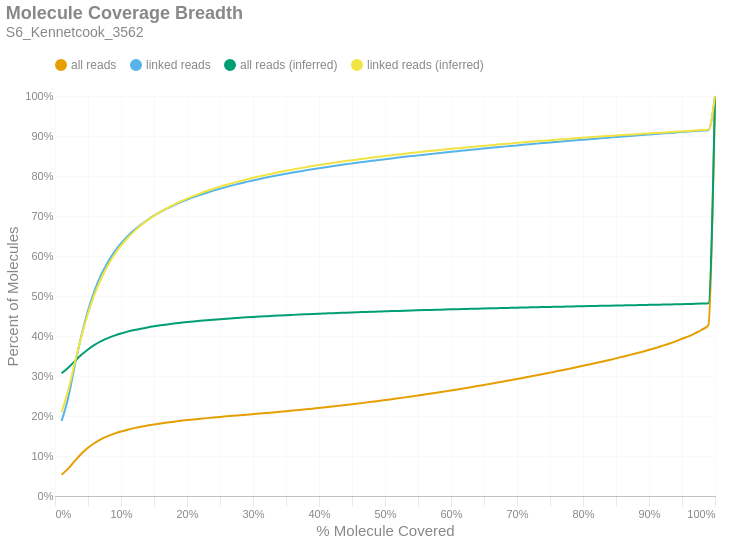

The cell this chart's notebook holds for it:
### Markdown cell above
### Molecule Read Coverage
This chart shows molecule coverage breadth as computed by the number of bases aligned to that molecule. In other words, "*how much of each unique long molecule is actually sequenced/aligned?*" Keep in mind there is a distinction between sequences and alignments, since some sequences belonging to a particular molecule may not align well and wouldn't appear in the alignment data. This chart also shows molecule coverage breadth as computed by the *inferred fragment* from which the aligned sequences originate. Unlike read coverage, this calculation takes into account the total insert size, including unsequenced gaps between the forward and reverse reads. Like the previous figures, these are cumulative percents.

### Code cell
if SKIPLR:
    print_html(f"Skipped")
else:
    binned_df = consolidated_hist(valids['coverage_bp'], mask, 0.01, True)
    binned_df_inf = consolidated_hist(valids['coverage_inserts'], mask, 0.01, True)
    binned_df = binned_df.with_columns(pl.lit(binned_df_inf['all reads (cumsum)']).alias('all reads (inferred)'))
    binned_df = binned_df.with_columns(pl.lit(binned_df_inf['linked reads (cumsum)']).alias('linked reads (inferred)'))
    binned_df = binned_df.with_columns(
        (pl.col('bin').cast(pl.Float64) + 0.01).alias('right_edge')
    )

    with SafeRender(binned_df):
        (
            density_plot(binned_df, 'Molecule Coverage Breadth', samplename, 'molcov', ['all reads (inferred)','linked reads (inferred)'])
            .encode(
                #x=alt.X('bin:Q', title="% Molecule Covered").axis(format = '%').scale(padding=0),
                x=alt.X('right_edge:Q', title="% Molecule Covered").axis(format='%').scale(padding=0),
                y=alt.Y('value:Q', title='Percent of Molecules')
                    .axis(format='%')
                    .stack(False)
                    .scale(domainMin=0, padding=0),
                color=alt.Color("key:N").scale(domain = ["all reads", "linked reads", "all reads (inferred)", "linked reads (inferred)"]),
                tooltip = [
                    alt.Tooltip("key:N", title = "Data Type"),
                    alt.Tooltip("range_label:N", title="% Molecule Covered"),
                    alt.Tooltip("value:Q", format = ".2%", title="% Molecules")
                ]
            )
        ).display()

### Figure 1 — Vega-Lite specification as saved in the notebook (floating-point values rounded to 4 significant figures)
{"width": "container", "height": 400, "config": {"title": {"anchor": "start", "dy": -15, "fontSize": 18, "color": "#888888", "subtitleColor": "#888888", "subtitleFontSize": 14}, "arc": {"fill": "#0072B2"}, "axis": {"domainColor": "#888888", "domainWidth": 0.5, "gridWidth": 0.2, "grid": false, "titleFontWeight": 400, "titleFontSize": 15, "labelFontSize": 11, "labelColor": "#888888", "tickColor": "#888888", "tickWidth": 0.2, "titleColor": "#888888"}, "axisBand": {"grid": false}, "axisX": {"grid": true, "tickSize": 10, "domainCap": "round"}, "axisY": {"domain": false, "grid": true, "tickSize": 0, "domainCap": "round"}, "background": "transparent", "header": {"labelFontSize": 15, "labelColor": "#888888", "titleFontSize": 15, "titleFontWeight": 600, "titleColor": "#888888"}, "legend": {"labelFont": "sans-serif", "labelFontSize": 12, "labelColor": "#888888", "symbolSize": 100, "symbolType": "circle", "titleFontSize": 12, "titlePadding": 10, "titleColor": "#888888", "title": null, "orient": "top"}, "range": {"category": ["#E69F00", "#56B4E9", "#009E73", "#F0E442", "#0072B2", "#D55E00", "#CC79A7", "#000000"], "diverging": ["#cfe8f3", "#a2d4ec", "#73bfe2", "#46abdb", "#1696d2", "#12719e"]}, "area": {"fill": "#0072B2", "fillOpacity": 0.7, "line": true, "strokeOpacity": 0.7}, "line": {"color": "#0072B2", "stroke": "#0072B2", "strokeWidth": 2}, "trail": {"color": "#0072B2", "stroke": "#0072B2", "strokeWidth": 0, "size": 1}, "point": {"filled": true, "fillOpacity": 1.0, "size": 95}, "text": {"color": "#888888", "fontSize": 11, "align": "right", "fontWeight": 400, "size": 11}, "bar": {"fill": "#0072B2", "stroke": null}, "view": {"stroke": null, "continuousWidth": 660, "continuousHeight": 400}}, "data": {"name": "data-551ccfc2f5e4874ec11ee371201b767d"}, "mark": {"type": "line", "interpolate": "monotone", "point": {"opacity": 0, "size": 275}}, "encoding": {"color": {"field": "key", "scale": {"domain": ["all reads", "linked reads", "all reads (inferred)", "linked reads (inferred)"]}, "type": "nominal"}, "tooltip": [{"field": "key", "title": "Data Type", "type": "nominal"}, {"field": "range_label", "title": "% Molecule Covered", "type": "nominal"}, {"field": "value", "format": ".2%", "title": "% Molecules", "type": "quantitative"}], "x": {"axis": {"format": "%"}, "field": "right_edge", "scale": {"padding": 0}, "title": "% Molecule Covered", "type": "quantitative"}, "y": {"axis": {"format": "%"}, "field": "value", "scale": {"domainMin": 0, "padding": 0}, "stack": false, "title": "Percent of Molecules", "type": "quantitative"}}, "params": [{"name": "param_c36ac31b6afebe62", "select": {"type": "point", "fields": ["key"]}, "bind": "legend"}], "title": {"text": "Molecule Coverage Breadth", "subtitle": "S6_Kennetcook_3562"}, "transform": [{"fold": ["all reads (cumsum)", "linked reads (cumsum)", "all reads (inferred)", "linked reads (inferred)"]}, {"calculate": "replace(datum.key, ' (cumsum)', '')", "as": "key"}, {"filter": {"param": "param_c36ac31b6afebe62"}}], "usermeta": {"embedOptions": {"downloadFileName": "S6_Kennetcook_3562.molcov"}}, "$schema": "https://vega.github.io/schema/vega-lite/v6.1.0.json", "datasets": {"data-551ccfc2f5e4874ec11ee371201b767d": [{"bin": "0.0", "interval": "0.0-0.01", "all reads": 0.05337, "linked reads": 0.1874, "all reads (cumsum)": 0.05337, "linked reads (cumsum)": 0.1874, "range_label": "0.0-0.01", "all reads (inferred)": 0.3068, "linked reads (inferred)": 0.2095, "right_edge": 0.01}, {"bin": "0.01", "interval": "0.01-0.02", "all reads": 0.01494, "linked reads": 0.05834, "all reads (cumsum)": 0.06831, "linked reads (cumsum)": 0.2458, "range_label": "0.01-0.02", "all reads (inferred)": 0.3208, "linked reads (inferred)": 0.2642, "right_edge": 0.02}, {"bin": "0.02", "interval": "0.02-0.03", "all reads": 0.01929, "linked reads": 0.07966, "all reads (cumsum)": 0.08761, "linked reads (cumsum)": 0.3254, "range_label": "0.02-0.03", "all reads (inferred)": 0.3372, "linked reads (inferred)": 0.3324, "right_edge": 0.03}, {"bin": "0.03", "interval": "0.03-0.04", "all reads": 0.01808, "linked reads": 0.07567, "all reads (cumsum)": 0.1057, "linked reads (cumsum)": 0.4011, "range_label": "0.03-0.04", "all reads (inferred)": 0.3529, "linked reads (inferred)": 0.3988, "right_edge": 0.04}, {"bin": "0.04", "interval": "0.04-0.05", "all reads": 0.01495, "linked reads": 0.06279, "all reads (cumsum)": 0.1206, "linked reads (cumsum)": 0.4639, "range_label": "0.04-0.05", "all reads (inferred)": 0.3664, "linked reads (inferred)": 0.4564, "right_edge": 0.05}, {"bin": "0.05", "interval": "0.05-0.06", "all reads": 0.01193, "linked reads": 0.04989, "all reads (cumsum)": 0.1326, "linked reads (cumsum)": 0.5138, "range_label": "0.05-0.06", "all reads (inferred)": 0.3777, "linked reads (inferred)": 0.5045, "right_edge": 0.06}, {"bin": "0.06", "interval": "0.06-0.07", "all reads": 0.009463, "linked reads": 0.03932, "all reads (cumsum)": 0.142, "linked reads (cumsum)": 0.5531, "range_label": "0.06-0.07", "all reads (inferred)": 0.3869, "linked reads (inferred)": 0.5438, "right_edge": 0.07}, {"bin": "0.07", "interval": "0.07-0.08", "all reads": 0.007625, "linked reads": 0.03143, "all reads (cumsum)": 0.1497, "linked reads (cumsum)": 0.5845, "range_label": "0.07-0.08", "all reads (inferred)": 0.3946, "linked reads (inferred)": 0.5762, "right_edge": 0.08}, {"bin": "0.08", "interval": "0.08-0.09", "all reads": 0.006299, "linked reads": 0.0257, "all reads (cumsum)": 0.156, "linked reads (cumsum)": 0.6102, "range_label": "0.08-0.09", "all reads (inferred)": 0.4009, "linked reads (inferred)": 0.6031, "right_edge": 0.09}, {"bin": "0.09", "interval": "0.09-0.1", "all reads": 0.005264, "linked reads": 0.02122, "all reads (cumsum)": 0.1612, "linked reads (cumsum)": 0.6314, "range_label": "0.09-0.1", "all reads (inferred)": 0.4063, "linked reads (inferred)": 0.6257, "right_edge": 0.1}, {"bin": "0.1", "interval": "0.1-0.11", "all reads": 0.004533, "linked reads": 0.01803, "all reads (cumsum)": 0.1657, "linked reads (cumsum)": 0.6495, "range_label": "0.1-0.11", "all reads (inferred)": 0.4109, "linked reads (inferred)": 0.6449, "right_edge": 0.11}, {"bin": "0.11", "interval": "0.11-0.12", "all reads": 0.003893, "linked reads": 0.01533, "all reads (cumsum)": 0.1696, "linked reads (cumsum)": 0.6648, "range_label": "0.11-0.12", "all reads (inferred)": 0.4149, "linked reads (inferred)": 0.6615, "right_edge": 0.12}, {"bin": "0.12", "interval": "0.12-0.13", "all reads": 0.003433, "linked reads": 0.01339, "all reads (cumsum)": 0.1731, "linked reads (cumsum)": 0.6782, "range_label": "0.12-0.13", "all reads (inferred)": 0.4184, "linked reads (inferred)": 0.6761, "right_edge": 0.13}, {"bin": "0.13", "interval": "0.13-0.14", "all reads": 0.00307, "linked reads": 0.01183, "all reads (cumsum)": 0.1761, "linked reads (cumsum)": 0.69, "range_label": "0.13-0.14", "all reads (inferred)": 0.4215, "linked reads (inferred)": 0.6889, "right_edge": 0.14}, {"bin": "0.14", "interval": "0.14-0.15", "all reads": 0.002779, "linked reads": 0.01066, "all reads (cumsum)": 0.1789, "linked reads (cumsum)": 0.7007, "range_label": "0.14-0.15", "all reads (inferred)": 0.4242, "linked reads (inferred)": 0.7003, "right_edge": 0.15}, {"bin": "0.15", "interval": "0.15-0.16", "all reads": 0.002513, "linked reads": 0.009442, "all reads (cumsum)": 0.1814, "linked reads (cumsum)": 0.7101, "range_label": "0.15-0.16", "all reads (inferred)": 0.4267, "linked reads (inferred)": 0.7107, "right_edge": 0.16}, {"bin": "0.16", "interval": "0.16-0.17", "all reads": 0.002317, "linked reads": 0.00871, "all reads (cumsum)": 0.1838, "linked reads (cumsum)": 0.7188, "range_label": "0.16-0.17", "all reads (inferred)": 0.429, "linked reads (inferred)": 0.72, "right_edge": 0.17}, {"bin": "0.17", "interval": "0.17-0.18", "all reads": 0.002122, "linked reads": 0.007886, "all reads (cumsum)": 0.1859, "linked reads (cumsum)": 0.7267, "range_label": "0.17-0.18", "all reads (inferred)": 0.431, "linked reads (inferred)": 0.7285, "right_edge": 0.18}, {"bin": "0.18", "interval": "0.18-0.19", "all reads": 0.002013, "linked reads": 0.007409, "all reads (cumsum)": 0.1879, "linked reads (cumsum)": 0.7341, "range_label": "0.18-0.19", "all reads (inferred)": 0.433, "linked reads (inferred)": 0.7363, "right_edge": 0.19}, {"bin": "0.19", "interval": "0.19-0.2", "all reads": 0.001857, "linked reads": 0.006728, "all reads (cumsum)": 0.1897, "linked reads (cumsum)": 0.7409, "range_label": "0.19-0.2", "all reads (inferred)": 0.4347, "linked reads (inferred)": 0.7436, "right_edge": 0.2}, {"bin": "0.2", "interval": "0.2-0.21", "all reads": 0.00174, "linked reads": 0.00623, "all reads (cumsum)": 0.1915, "linked reads (cumsum)": 0.7471, "range_label": "0.2-0.21", "all reads (inferred)": 0.4364, "linked reads (inferred)": 0.7503, "right_edge": 0.21}, {"bin": "0.21", "interval": "0.21-0.22", "all reads": 0.001646, "linked reads": 0.005764, "all reads (cumsum)": 0.1931, "linked reads (cumsum)": 0.7528, "range_label": "0.21-0.22", "all reads (inferred)": 0.438, "linked reads (inferred)": 0.7567, "right_edge": 0.22}, {"bin": "0.22", "interval": "0.22-0.23", "all reads": 0.001568, "linked reads": 0.005381, "all reads (cumsum)": 0.1947, "linked reads (cumsum)": 0.7582, "range_label": "0.22-0.23", "all reads (inferred)": 0.4394, "linked reads (inferred)": 0.7626, "right_edge": 0.23}, {"bin": "0.23", "interval": "0.23-0.24", "all reads": 0.001528, "linked reads": 0.005146, "all reads (cumsum)": 0.1962, "linked reads (cumsum)": 0.7634, "range_label": "0.23-0.24", "all reads (inferred)": 0.4408, "linked reads (inferred)": 0.7682, "right_edge": 0.24}, {"bin": "0.24", "interval": "0.24-0.25", "all reads": 0.001472, "linked reads": 0.004862, "all reads (cumsum)": 0.1977, "linked reads (cumsum)": 0.7682, "range_label": "0.24-0.25", "all reads (inferred)": 0.4421, "linked reads (inferred)": 0.7734, "right_edge": 0.25}, {"bin": "0.25", "interval": "0.25-0.26", "all reads": 0.001416, "linked reads": 0.004589, "all reads (cumsum)": 0.1991, "linked reads (cumsum)": 0.7728, "range_label": "0.25-0.26", "all reads (inferred)": 0.4433, "linked reads (inferred)": 0.7782, "right_edge": 0.26}, {"bin": "0.26", "interval": "0.26-0.27", "all reads": 0.001389, "linked reads": 0.004379, "all reads (cumsum)": 0.2005, "linked reads (cumsum)": 0.7772, "range_label": "0.26-0.27", "all reads (inferred)": 0.4444, "linked reads (inferred)": 0.7829, "right_edge": 0.27}, {"bin": "0.27", "interval": "0.27-0.28", "all reads": 0.001367, "linked reads": 0.004174, "all reads (cumsum)": 0.2019, "linked reads (cumsum)": 0.7814, "range_label": "0.27-0.28", "all reads (inferred)": 0.4455, "linked reads (inferred)": 0.7873, "right_edge": 0.28}, {"bin": "0.28", "interval": "0.28-0.29", "all reads": 0.001349, "linked reads": 0.003874, "all reads (cumsum)": 0.2032, "linked reads (cumsum)": 0.7853, "range_label": "0.28-0.29", "all reads (inferred)": 0.4466, "linked reads (inferred)": 0.7915, "right_edge": 0.29}, {"bin": "0.29", "interval": "0.29-0.3", "all reads": 0.001382, "linked reads": 0.003733, "all reads (cumsum)": 0.2046, "linked reads (cumsum)": 0.789, "range_label": "0.29-0.3", "all reads (inferred)": 0.4476, "linked reads (inferred)": 0.7954, "right_edge": 0.3}, {"bin": "0.3", "interval": "0.3-0.31", "all reads": 0.001395, "linked reads": 0.003599, "all reads (cumsum)": 0.206, "linked reads (cumsum)": 0.7926, "range_label": "0.3-0.31", "all reads (inferred)": 0.4485, "linked reads (inferred)": 0.7992, "right_edge": 0.31}, {"bin": "0.31", "interval": "0.31-0.32", "all reads": 0.001435, "linked reads": 0.003428, "all reads (cumsum)": 0.2074, "linked reads (cumsum)": 0.796, "range_label": "0.31-0.32", "all reads (inferred)": 0.4494, "linked reads (inferred)": 0.8028, "right_edge": 0.32}, {"bin": "0.32", "interval": "0.32-0.33", "all reads": 0.001454, "linked reads": 0.003292, "all reads (cumsum)": 0.2089, "linked reads (cumsum)": 0.7993, "range_label": "0.32-0.33", "all reads (inferred)": 0.4503, "linked reads (inferred)": 0.8064, "right_edge": 0.33}, {"bin": "0.33", "interval": "0.33-0.34", "all reads": 0.001519, "linked reads": 0.003213, "all reads (cumsum)": 0.2104, "linked reads (cumsum)": 0.8025, "range_label": "0.33-0.34", "all reads (inferred)": 0.4512, "linked reads (inferred)": 0.8098, "right_edge": 0.34}, {"bin": "0.34", "interval": "0.34-0.35", "all reads": 0.00154, "linked reads": 0.0031, "all reads (cumsum)": 0.2119, "linked reads (cumsum)": 0.8056, "range_label": "0.34-0.35", "all reads (inferred)": 0.452, "linked reads (inferred)": 0.813, "right_edge": 0.35}, {"bin": "0.35", "interval": "0.35-0.36", "all reads": 0.001559, "linked reads": 0.003024, "all reads (cumsum)": 0.2135, "linked reads (cumsum)": 0.8086, "range_label": "0.35-0.36", "all reads (inferred)": 0.4528, "linked reads (inferred)": 0.8161, "right_edge": 0.36}, {"bin": "0.36", "interval": "0.36-0.37", "all reads": 0.001605, "linked reads": 0.002852, "all reads (cumsum)": 0.2151, "linked reads (cumsum)": 0.8115, "range_label": "0.36-0.37", "all reads (inferred)": 0.4536, "linked reads (inferred)": 0.8191, "right_edge": 0.37}, {"bin": "0.37", "interval": "0.37-0.38", "all reads": 0.001629, "linked reads": 0.002714, "all reads (cumsum)": 0.2167, "linked reads (cumsum)": 0.8142, "range_label": "0.37-0.38", "all reads (inferred)": 0.4543, "linked reads (inferred)": 0.822, "right_edge": 0.38}, {"bin": "0.38", "interval": "0.38-0.39", "all reads": 0.001676, "linked reads": 0.002657, "all reads (cumsum)": 0.2184, "linked reads (cumsum)": 0.8169, "range_label": "0.38-0.39", "all reads (inferred)": 0.4551, "linked reads (inferred)": 0.8248, "right_edge": 0.39}, {"bin": "0.39", "interval": "0.39-0.4", "all reads": 0.001739, "linked reads": 0.002571, "all reads (cumsum)": 0.2202, "linked reads (cumsum)": 0.8194, "range_label": "0.39-0.4", "all reads (inferred)": 0.4557, "linked reads (inferred)": 0.8275, "right_edge": 0.4}, {"bin": "0.4", "interval": "0.4-0.41", "all reads": 0.001758, "linked reads": 0.002507, "all reads (cumsum)": 0.2219, "linked reads (cumsum)": 0.8219, "range_label": "0.4-0.41", "all reads (inferred)": 0.4564, "linked reads (inferred)": 0.83, "right_edge": 0.41}, {"bin": "0.41", "interval": "0.41-0.42", "all reads": 0.001811, "linked reads": 0.002488, "all reads (cumsum)": 0.2237, "linked reads (cumsum)": 0.8244, "range_label": "0.41-0.42", "all reads (inferred)": 0.4571, "linked reads (inferred)": 0.8325, "right_edge": 0.42}, {"bin": "0.42", "interval": "0.42-0.43", "all reads": 0.001848, "linked reads": 0.002456, "all reads (cumsum)": 0.2256, "linked reads (cumsum)": 0.8269, "range_label": "0.42-0.43", "all reads (inferred)": 0.4577, "linked reads (inferred)": 0.8349, "right_edge": 0.43}, {"bin": "0.43", "interval": "0.43-0.44", "all reads": 0.001901, "linked reads": 0.002267, "all reads (cumsum)": 0.2275, "linked reads (cumsum)": 0.8292, "range_label": "0.43-0.44", "all reads (inferred)": 0.4583, "linked reads (inferred)": 0.8373, "right_edge": 0.44}, {"bin": "0.44", "interval": "0.44-0.45", "all reads": 0.001948, "linked reads": 0.002226, "all reads (cumsum)": 0.2294, "linked reads (cumsum)": 0.8314, "range_label": "0.44-0.45", "all reads (inferred)": 0.4589, "linked reads (inferred)": 0.8396, "right_edge": 0.45}, {"bin": "0.45", "interval": "0.45-0.46", "all reads": 0.001983, "linked reads": 0.002213, "all reads (cumsum)": 0.2314, "linked reads (cumsum)": 0.8336, "range_label": "0.45-0.46", "all reads (inferred)": 0.4595, "linked reads (inferred)": 0.8418, "right_edge": 0.46}, {"bin": "0.46", "interval": "0.46-0.47", "all reads": 0.00202, "linked reads": 0.002175, "all reads (cumsum)": 0.2334, "linked reads (cumsum)": 0.8358, "range_label": "0.46-0.47", "all reads (inferred)": 0.4601, "linked reads (inferred)": 0.8439, "right_edge": 0.47}, {"bin": "0.47", "interval": "0.47-0.48", "all reads": 0.002085, "linked reads": 0.002147, "all reads (cumsum)": 0.2355, "linked reads (cumsum)": 0.8379, "range_label": "0.47-0.48", "all reads (inferred)": 0.4606, "linked reads (inferred)": 0.846, "right_edge": 0.48}, {"bin": "0.48", "interval": "0.48-0.49", "all reads": 0.002079, "linked reads": 0.002039, "all reads (cumsum)": 0.2376, "linked reads (cumsum)": 0.84, "range_label": "0.48-0.49", "all reads (inferred)": 0.4612, "linked reads (inferred)": 0.848, "right_edge": 0.49}, {"bin": "0.49", "interval": "0.49-0.5", "all reads": 0.00229, "linked reads": 0.002106, "all reads (cumsum)": 0.2399, "linked reads (cumsum)": 0.8421, "range_label": "0.49-0.5", "all reads (inferred)": 0.4617, "linked reads (inferred)": 0.8501, "right_edge": 0.5}, {"bin": "0.5", "interval": "0.5-0.51", "all reads": 0.002069, "linked reads": 0.001912, "all reads (cumsum)": 0.2419, "linked reads (cumsum)": 0.844, "range_label": "0.5-0.51", "all reads (inferred)": 0.4622, "linked reads (inferred)": 0.852, "right_edge": 0.51}, {"bin": "0.51", "interval": "0.51-0.52", "all reads": 0.002298, "linked reads": 0.001985, "all reads (cumsum)": 0.2442, "linked reads (cumsum)": 0.846, "range_label": "0.51-0.52", "all reads (inferred)": 0.4628, "linked reads (inferred)": 0.8539, "right_edge": 0.52}, {"bin": "0.52", "interval": "0.52-0.53", "all reads": 0.002309, "linked reads": 0.001901, "all reads (cumsum)": 0.2466, "linked reads (cumsum)": 0.8479, "range_label": "0.52-0.53", "all reads (inferred)": 0.4633, "linked reads (inferred)": 0.8558, "right_edge": 0.53}, {"bin": "0.53", "interval": "0.53-0.54", "all reads": 0.002333, "linked reads": 0.001846, "all reads (cumsum)": 0.2489, "linked reads (cumsum)": 0.8497, "range_label": "0.53-0.54", "all reads (inferred)": 0.4638, "linked reads (inferred)": 0.8576, "right_edge": 0.54}, {"bin": "0.54", "interval": "0.54-0.55", "all reads": 0.002375, "linked reads": 0.001845, "all reads (cumsum)": 0.2513, "linked reads (cumsum)": 0.8516, "range_label": "0.54-0.55", "all reads (inferred)": 0.4643, "linked reads (inferred)": 0.8594, "right_edge": 0.55}, {"bin": "0.55", "interval": "0.55-0.56", "all reads": 0.002447, "linked reads": 0.001771, "all reads (cumsum)": 0.2537, "linked reads (cumsum)": 0.8533, "range_label": "0.55-0.56", "all reads (inferred)": 0.4648, "linked reads (inferred)": 0.8612, "right_edge": 0.56}, {"bin": "0.56", "interval": "0.56-0.57", "all reads": 0.002516, "linked reads": 0.001793, "all reads (cumsum)": 0.2562, "linked reads (cumsum)": 0.8551, "range_label": "0.56-0.57", "all reads (inferred)": 0.4652, "linked reads (inferred)": 0.8629, "right_edge": 0.57}, {"bin": "0.57", "interval": "0.57-0.58", "all reads": 0.002517, "linked reads": 0.001773, "all reads (cumsum)": 0.2587, "linked reads (cumsum)": 0.8569, "range_label": "0.57-0.58", "all reads (inferred)": 0.4657, "linked reads (inferred)": 0.8646, "right_edge": 0.58}, {"bin": "0.58", "interval": "0.58-0.59", "all reads": 0.002582, "linked reads": 0.001803, "all reads (cumsum)": 0.2613, "linked reads (cumsum)": 0.8587, "range_label": "0.58-0.59", "all reads (inferred)": 0.4662, "linked reads (inferred)": 0.8662, "right_edge": 0.59}, {"bin": "0.59", "interval": "0.59-0.6", "all reads": 0.00263, "linked reads": 0.001711, "all reads (cumsum)": 0.264, "linked reads (cumsum)": 0.8604, "range_label": "0.59-0.6", "all reads (inferred)": 0.4666, "linked reads (inferred)": 0.8679, "right_edge": 0.6}, {"bin": "0.6", "interval": "0.6-0.61", "all reads": 0.002556, "linked reads": 0.001697, "all reads (cumsum)": 0.2665, "linked reads (cumsum)": 0.8621, "range_label": "0.6-0.61", "all reads (inferred)": 0.467, "linked reads (inferred)": 0.8694, "right_edge": 0.61}, {"bin": "0.61", "interval": "0.61-0.62", "all reads": 0.002749, "linked reads": 0.001723, "all reads (cumsum)": 0.2693, "linked reads (cumsum)": 0.8638, "range_label": "0.61-0.62", "all reads (inferred)": 0.4675, "linked reads (inferred)": 0.871, "right_edge": 0.62}, {"bin": "0.62", "interval": "0.62-0.63", "all reads": 0.002741, "linked reads": 0.001667, "all reads (cumsum)": 0.272, "linked reads (cumsum)": 0.8655, "range_label": "0.62-0.63", "all reads (inferred)": 0.4679, "linked reads (inferred)": 0.8725, "right_edge": 0.63}, {"bin": "0.63", "interval": "0.63-0.64", "all reads": 0.002811, "linked reads": 0.001602, "all reads (cumsum)": 0.2748, "linked reads (cumsum)": 0.8671, "range_label": "0.63-0.64", "all reads (inferred)": 0.4683, "linked reads (inferred)": 0.8741, "right_edge": 0.64}, {"bin": "0.64", "interval": "0.64-0.65", "all reads": 0.002891, "linked reads": 0.00167, "all reads (cumsum)": 0.2777, "linked reads (cumsum)": 0.8688, "range_label": "0.64-0.65", "all reads (inferred)": 0.4688, "linked reads (inferred)": 0.8756, "right_edge": 0.65}, {"bin": "0.65", "interval": "0.65-0.66", "all reads": 0.002931, "linked reads": 0.001565, "all reads (cumsum)": 0.2806, "linked reads (cumsum)": 0.8703, "range_label": "0.65-0.66", "all reads (inferred)": 0.4692, "linked reads (inferred)": 0.8771, "right_edge": 0.66}, {"bin": "0.66", "interval": "0.66-0.67", "all reads": 0.002869, "linked reads": 0.001586, "all reads (cumsum)": 0.2835, "linked reads (cumsum)": 0.8719, "range_label": "0.66-0.67", "all reads (inferred)": 0.4696, "linked reads (inferred)": 0.8785, "right_edge": 0.67}, {"bin": "0.67", "interval": "0.67-0.68", "all reads": 0.002949, "linked reads": 0.001534, "all reads (cumsum)": 0.2865, "linked reads (cumsum)": 0.8734, "range_label": "0.67-0.68", "all reads (inferred)": 0.47, "linked reads (inferred)": 0.88, "right_edge": 0.68}, {"bin": "0.68", "interval": "0.68-0.69", "all reads": 0.002967, "linked reads": 0.001538, "all reads (cumsum)": 0.2894, "linked reads (cumsum)": 0.875, "range_label": "0.68-0.69", "all reads (inferred)": 0.4704, "linked reads (inferred)": 0.8814, "right_edge": 0.69}, {"bin": "0.69", "interval": "0.69-0.7", "all reads": 0.003098, "linked reads": 0.001532, "all reads (cumsum)": 0.2925, "linked reads (cumsum)": 0.8765, "range_label": "0.69-0.7", "all reads (inferred)": 0.4708, "linked reads (inferred)": 0.8829, "right_edge": 0.7}, {"bin": "0.7", "interval": "0.7-0.71", "all reads": 0.003045, "linked reads": 0.001507, "all reads (cumsum)": 0.2956, "linked reads (cumsum)": 0.878, "range_label": "0.7-0.71", "all reads (inferred)": 0.4712, "linked reads (inferred)": 0.8842, "right_edge": 0.71}, {"bin": "0.71", "interval": "0.71-0.72", "all reads": 0.003107, "linked reads": 0.001524, "all reads (cumsum)": 0.2987, "linked reads (cumsum)": 0.8795, "range_label": "0.71-0.72", "all reads (inferred)": 0.4716, "linked reads (inferred)": 0.8856, "right_edge": 0.72}, {"bin": "0.72", "interval": "0.72-0.73", "all reads": 0.003206, "linked reads": 0.00139, "all reads (cumsum)": 0.3019, "linked reads (cumsum)": 0.8809, "range_label": "0.72-0.73", "all reads (inferred)": 0.472, "linked reads (inferred)": 0.8869, "right_edge": 0.73}, {"bin": "0.73", "interval": "0.73-0.74", "all reads": 0.003156, "linked reads": 0.001433, "all reads (cumsum)": 0.305, "linked reads (cumsum)": 0.8824, "range_label": "0.73-0.74", "all reads (inferred)": 0.4723, "linked reads (inferred)": 0.8882, "right_edge": 0.74}, {"bin": "0.74", "interval": "0.74-0.75", "all reads": 0.00338, "linked reads": 0.001412, "all reads (cumsum)": 0.3084, "linked reads (cumsum)": 0.8838, "range_label": "0.74-0.75", "all reads (inferred)": 0.4727, "linked reads (inferred)": 0.8895, "right_edge": 0.75}, {"bin": "0.75", "interval": "0.75-0.76", "all reads": 0.003218, "linked reads": 0.001424, "all reads (cumsum)": 0.3116, "linked reads (cumsum)": 0.8852, "range_label": "0.75-0.76", "all reads (inferred)": 0.4731, "linked reads (inferred)": 0.8908, "right_edge": 0.76}, {"bin": "0.76", "interval": "0.76-0.77", "all reads": 0.003297, "linked reads": 0.001348, "all reads (cumsum)": 0.3149, "linked reads (cumsum)": 0.8866, "range_label": "0.76-0.77", "all reads (inferred)": 0.4734, "linked reads (inferred)": 0.8921, "right_edge": 0.77}, {"bin": "0.77", "interval": "0.77-0.78", "all reads": 0.003401, "linked reads": 0.001351, "all reads (cumsum)": 0.3183, "linked reads (cumsum)": 0.8879, "range_label": "0.77-0.78", "all reads (inferred)": 0.4738, "linked reads (inferred)": 0.8934, "right_edge": 0.78}, {"bin": "0.78", "interval": "0.78-0.79", "all reads": 0.003485, "linked reads": 0.001396, "all reads (cumsum)": 0.3218, "linked reads (cumsum)": 0.8893, "range_label": "0.78-0.79", "all reads (inferred)": 0.4741, "linked reads (inferred)": 0.8945, "right_edge": 0.79}, {"bin": "0.79", "interval": "0.79-0.8", "all reads": 0.003707, "linked reads": 0.001415, "all reads (cumsum)": 0.3255, "linked reads (cumsum)": 0.8907, "range_label": "0.79-0.8", "all reads (inferred)": 0.4745, "linked reads (inferred)": 0.8957, "right_edge": 0.8}, {"bin": "0.8", "interval": "0.8-0.81", "all reads": 0.003416, "linked reads": 0.001325, "all reads (cumsum)": 0.3289, "linked reads (cumsum)": 0.892, "range_label": "0.8-0.81", "all reads (inferred)": 0.4748, "linked reads (inferred)": 0.8969, "right_edge": 0.81}, {"bin": "0.81", "interval": "0.81-0.82", "all reads": 0.003667, "linked reads": 0.00137, "all reads (cumsum)": 0.3326, "linked reads (cumsum)": 0.8934, "range_label": "0.81-0.82", "all reads (inferred)": 0.4752, "linked reads (inferred)": 0.898, "right_edge": 0.82}, {"bin": "0.82", "interval": "0.82-0.83", "all reads": 0.003714, "linked reads": 0.001281, "all reads (cumsum)": 0.3363, "linked reads (cumsum)": 0.8947, "range_label": "0.82-0.83", "all reads (inferred)": 0.4755, "linked reads (inferred)": 0.8991, "right_edge": 0.83}, {"bin": "0.83", "interval": "0.83-0.84", "all reads": 0.003821, "linked reads": 0.001325, "all reads (cumsum)": 0.3401, "linked reads (cumsum)": 0.896, "range_label": "0.83-0.84", "all reads (inferred)": 0.4759, "linked reads (inferred)": 0.9002, "right_edge": 0.84}, {"bin": "0.84", "interval": "0.84-0.85", "all reads": 0.00392, "linked reads": 0.001344, "all reads (cumsum)": 0.3441, "linked reads (cumsum)": 0.8974, "range_label": "0.84-0.85", "all reads (inferred)": 0.4762, "linked reads (inferred)": 0.9013, "right_edge": 0.85}, {"bin": "0.85", "interval": "0.85-0.86", "all reads": 0.004032, "linked reads": 0.001324, "all reads (cumsum)": 0.3481, "linked reads (cumsum)": 0.8987, "range_label": "0.85-0.86", "all reads (inferred)": 0.4765, "linked reads (inferred)": 0.9024, "right_edge": 0.86}, {"bin": "0.86", "interval": "0.86-0.87", "all reads": 0.004088, "linked reads": 0.001261, "all reads (cumsum)": 0.3522, "linked reads (cumsum)": 0.8999, "range_label": "0.86-0.87", "all reads (inferred)": 0.4768, "linked reads (inferred)": 0.9034, "right_edge": 0.87}, {"bin": "0.87", "interval": "0.87-0.88", "all reads": 0.00429, "linked reads": 0.001279, "all reads (cumsum)": 0.3565, "linked reads (cumsum)": 0.9012, "range_label": "0.87-0.88", "all reads (inferred)": 0.4772, "linked reads (inferred)": 0.9044, "right_edge": 0.88}, {"bin": "0.88", "interval": "0.88-0.89", "all reads": 0.004357, "linked reads": 0.001275, "all reads (cumsum)": 0.3608, "linked reads (cumsum)": 0.9025, "range_label": "0.88-0.89", "all reads (inferred)": 0.4775, "linked reads (inferred)": 0.9055, "right_edge": 0.89}, {"bin": "0.89", "interval": "0.89-0.9", "all reads": 0.004677, "linked reads": 0.00128, "all reads (cumsum)": 0.3655, "linked reads (cumsum)": 0.9038, "range_label": "0.89-0.9", "all reads (inferred)": 0.4778, "linked reads (inferred)": 0.9065, "right_edge": 0.9}, {"bin": "0.9", "interval": "0.9-0.91", "all reads": 0.004668, "linked reads": 0.001206, "all reads (cumsum)": 0.3702, "linked reads (cumsum)": 0.905, "range_label": "0.9-0.91", "all reads (inferred)": 0.4782, "linked reads (inferred)": 0.9075, "right_edge": 0.91}, {"bin": "0.91", "interval": "0.91-0.92", "all reads": 0.005162, "linked reads": 0.001222, "all reads (cumsum)": 0.3753, "linked reads (cumsum)": 0.9062, "range_label": "0.91-0.92", "all reads (inferred)": 0.4785, "linked reads (inferred)": 0.9084, "right_edge": 0.92}, {"bin": "0.92", "interval": "0.92-0.93", "all reads": 0.005313, "linked reads": 0.001166, "all reads (cumsum)": 0.3806, "linked reads (cumsum)": 0.9074, "range_label": "0.92-0.93", "all reads (inferred)": 0.4789, "linked reads (inferred)": 0.9094, "right_edge": 0.93}, {"bin": "0.93", "interval": "0.93-0.94", "all reads": 0.005889, "linked reads": 0.001225, "all reads (cumsum)": 0.3865, "linked reads (cumsum)": 0.9086, "range_label": "0.93-0.94", "all reads (inferred)": 0.4792, "linked reads (inferred)": 0.9104, "right_edge": 0.94}, {"bin": "0.94", "interval": "0.94-0.95", "all reads": 0.006597, "linked reads": 0.001242, "all reads (cumsum)": 0.3931, "linked reads (cumsum)": 0.9098, "range_label": "0.94-0.95", "all reads (inferred)": 0.4796, "linked reads (inferred)": 0.9114, "right_edge": 0.95}, {"bin": "0.95", "interval": "0.95-0.96", "all reads": 0.005821, "linked reads": 0.00117, "all reads (cumsum)": 0.399, "linked reads (cumsum)": 0.911, "range_label": "0.95-0.96", "all reads (inferred)": 0.4801, "linked reads (inferred)": 0.9125, "right_edge": 0.96}, {"bin": "0.96", "interval": "0.96-0.97", "all reads": 0.007989, "linked reads": 0.001225, "all reads (cumsum)": 0.4069, "linked reads (cumsum)": 0.9122, "range_label": "0.96-0.97", "all reads (inferred)": 0.4806, "linked reads (inferred)": 0.9136, "right_edge": 0.97}, {"bin": "0.97", "interval": "0.97-0.98", "all reads": 0.0087, "linked reads": 0.001177, "all reads (cumsum)": 0.4156, "linked reads (cumsum)": 0.9134, "range_label": "0.97-0.98", "all reads (inferred)": 0.4812, "linked reads (inferred)": 0.9148, "right_edge": 0.98}, {"bin": "0.98", "interval": "0.98-0.99", "all reads": 0.01162, "linked reads": 0.001149, "all reads (cumsum)": 0.4273, "linked reads (cumsum)": 0.9146, "range_label": "0.98-0.99", "all reads (inferred)": 0.482, "linked reads (inferred)": 0.9159, "right_edge": 0.99}, {"bin": "0.99", "interval": "0.99-1.0", "all reads": 0.5727, "linked reads": 0.08544, "all reads (cumsum)": 1.0, "linked reads (cumsum)": 1.0, "range_label": "0.99-1.0", "all reads (inferred)": 1.0, "linked reads (inferred)": 1.0, "right_edge": 1.0}]}}
